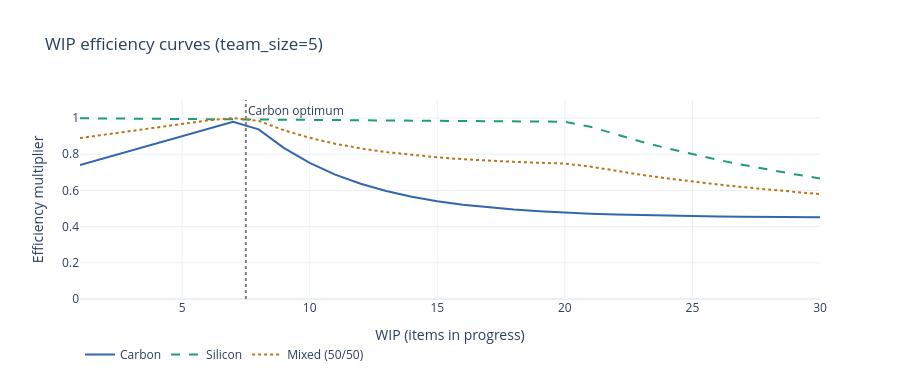

The code cell stored with this chart in its notebook:
### Code cell
# --- Plot the efficiency curves ---
# TODO: check that the curves are consistent with the model

wip_range = list(range(1, 31))
team_size = 5

fig = go.Figure()
fig.add_trace(go.Scatter(x=wip_range,
    y=[carbon_wip_efficiency(w, team_size) for w in wip_range],
    name='Carbon', line=dict(color='#3266ad', width=2)))

fig.add_trace(go.Scatter(x=wip_range,
    y=[silicon_wip_efficiency(w, team_size) for w in wip_range],
    name='Silicon', line=dict(color='#1D9E75', width=2, dash='dash')))

fig.add_trace(go.Scatter(x=wip_range,
    y=[mixed_wip_efficiency(w, team_size) for w in wip_range],
    name='Mixed (50/50)', line=dict(color='#BA7517', width=2, dash='dot')))

fig.add_vline(x=1.5 * team_size, line_dash='dot', line_color='gray',
    annotation_text='Carbon optimum', annotation_position='top right')

fig.update_layout(
    title='WIP efficiency curves (team_size=5)',
    xaxis_title='WIP (items in progress)',
    yaxis_title='Efficiency multiplier',
    yaxis=dict(range=[0, 1.1]),
    height=380,
    template='plotly_white',
    legend=dict(orientation='h', y=-0.2)
)
fig.show()

### Figure 1 — Plotly figure (JSON) as saved in the notebook; plotly's stock layout.template omitted (floating-point values rounded to 4 significant figures)
{"data": [{"line": {"color": "#3266ad", "width": 2}, "name": "Carbon", "x": [1, 2, 3, 4, 5, 6, 7, 8, 9, 10, 11, 12, 13, 14, 15, 16, 17, 18, 19, 20, 21, 22, 23, 24, 25, 26, 27, 28, 29, 30], "y": [0.74, 0.78, 0.82, 0.86, 0.9, 0.94, 0.98, 0.9378, 0.8337, 0.7518, 0.6874, 0.6368, 0.5969, 0.5656, 0.5409, 0.5215, 0.5063, 0.4943, 0.4848, 0.4774, 0.4715, 0.4669, 0.4633, 0.4605, 0.4582, 0.4565, 0.4551, 0.454, 0.4532, 0.4525], "type": "scatter"}, {"line": {"color": "#1D9E75", "dash": "dash", "width": 2}, "name": "Silicon", "x": [1, 2, 3, 4, 5, 6, 7, 8, 9, 10, 11, 12, 13, 14, 15, 16, 17, 18, 19, 20, 21, 22, 23, 24, 25, 26, 27, 28, 29, 30], "y": [0.999, 0.998, 0.997, 0.996, 0.995, 0.994, 0.993, 0.992, 0.991, 0.99, 0.989, 0.988, 0.987, 0.986, 0.985, 0.984, 0.983, 0.982, 0.981, 0.98, 0.9524, 0.9091, 0.8696, 0.8333, 0.8, 0.7692, 0.7407, 0.7143, 0.6897, 0.6667], "type": "scatter"}, {"line": {"color": "#BA7517", "dash": "dot", "width": 2}, "name": "Mixed (50/50)", "x": [1, 2, 3, 4, 5, 6, 7, 8, 9, 10, 11, 12, 13, 14, 15, 16, 17, 18, 19, 20, 21, 22, 23, 24, 25, 26, 27, 28, 29, 30], "y": [0.8895, 0.909, 0.9285, 0.948, 0.9675, 0.987, 1.0, 0.9849, 0.9324, 0.8909, 0.8582, 0.8324, 0.812, 0.7958, 0.783, 0.7728, 0.7646, 0.7581, 0.7529, 0.7487, 0.732, 0.708, 0.6864, 0.6669, 0.6491, 0.6329, 0.6179, 0.6042, 0.5914, 0.5796], "type": "scatter"}], "layout": {"shapes": [{"line": {"color": "gray", "dash": "dot"}, "type": "line", "x0": 7.5, "x1": 7.5, "xref": "x", "y0": 0, "y1": 1, "yref": "y domain"}], "annotations": [{"showarrow": false, "text": "Carbon optimum", "x": 7.5, "xanchor": "left", "xref": "x", "y": 1, "yanchor": "top", "yref": "y domain"}], "yaxis": {"title": {"text": "Efficiency multiplier"}, "range": [0, 1.1]}, "legend": {"orientation": "h", "y": -0.2}, "title": {"text": "WIP efficiency curves (team_size=5)"}, "xaxis": {"title": {"text": "WIP (items in progress)"}}, "height": 380}}
